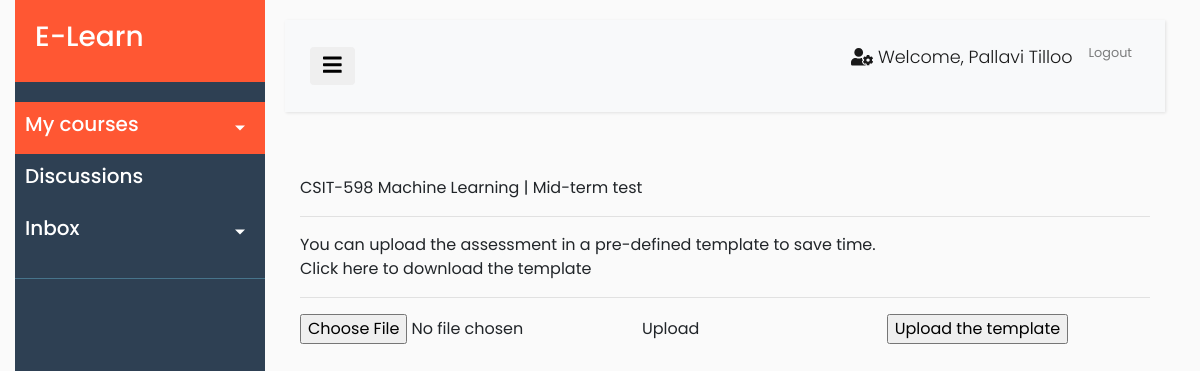
Screenshot of /uploadquestions/6 (signed in) with the database file from the repository.
### ELearn/models.py (models this page shows, shortened)
class Assessment(models.Model):
    assess_id = models.AutoField(primary_key=True)
    assess_name = models.CharField("Assessment Name", max_length=255, blank=False, null=False)
    assess_points = models.IntegerField("Assessment Points", blank=False, null=False, default=100)
    assess_time_limit = models.IntegerField("Time limit (mins.)", default=120, blank=False)
    course = models.ForeignKey(Course, on_delete=models.CASCADE)
    module = models.CharField("Module ID", max_length=255)
    is_published = models.BooleanField("Published", default=False)

class Course(models.Model):
    course_id = models.CharField("Course ID", max_length=255, blank=False, null=False, unique=True)
    course_name = models.CharField("Course Name", max_length=255, blank=False, null=False, unique=True)
    course_desc = models.TextField("Course Description", blank=True)
    instructor = models.ForeignKey(User, db_column="user", null=True, on_delete=models.SET_NULL)
    days = models.CharField("Day", max_length=255)
    timing = models.CharField("Timing", max_length=255)
    mode = models.CharField("Instruction Mode", max_length=255)

### ELearn/views.py (the view, shortened to what this page needs)
# urls.py: path("uploadquestions/<str:assess_id>", views.upload_questions , name='uploadquestions'),
def upload_questions(request, assess_id):
	current_assessment = Assessment.objects.get(assess_id = assess_id)
	return render(request, "ELearn/upload_questions.html", {"assessment":current_assessment})

### ELearn/context_processors.py (called while the page is built)
def get_courses(request):
    course_list = []
    if request.user.is_authenticated:
        current_user = request.user
        course_list = Course.objects.filter(instructor=current_user)
    return{
        'CURRENT_USER_COURSES' : course_list,
    }

### ELearn/templates/ELearn/upload_questions.html (shortened to what this page needs)
{% extends "ELearn/layout.html" %}
{% load crispy_forms_tags %}
{% load widget_tweaks %}
{% block content %}
<form action="" method="POST" enctype="multipart/form-data">
    <div class="container-fluid">
        <div class="row">
            <div class="col">
                {{ assessment.course.course_id }} {{ assessment.course.course_name }} | {{ assessment.assess_name }}
                <hr/>
                    You can upload the assessment in a pre-defined template to save time.
                    <br/>
                    Click here to download the template
                <hr/>
            </div>
        </div>
        <div class="row">
            <div class="col-8">
                <input type="file" name="files" id="assess_file" value="{{assessment.assess_id}}">Upload</input>
            </div>
            <div class="col-4">
                <input type="submit" id="btnUpload" value="Upload the template"/>
            </div>
        </div>
    </div>
</form>
{% endblock %}

### ELearn/templates/ELearn/layout.html (shortened to what this page needs)
<!DOCTYPE html>
<html>
<head>
    {% load static %}
    <link rel="stylesheet" href="https://stackpath.bootstrapcdn.com/bootstrap/4.1.0/css/bootstrap.min.css">
    <link rel="stylesheet" type="text/css" href="{% static 'ELearn/ELearn_Styles.css' %}">
</head>
<body>
    {% if user.is_authenticated %}
    <div class="container-fluid">
        <div class="wrapper">
            <nav id="sidebar">
                <div class="sidebar-header">
                    <a href="{% url 'home' %}">
                        <h3>E-Learn</h3>
                    </a>
                </div>
                <ul class="list-unstyled components">
                    <li class="active">
                        <a href="#homeSubmenu" data-toggle="collapse" aria-expanded="false" class="dropdown-toggle" title="Courses">
                            <div id="sidebar-components">
                                <h5>My courses</h5>
                            </div>
                        </a>
                    </li>
                    <li>
                        <div id="sidebar-components">
                            <a href="#" title="Discussions">
                                <h5>Discussions</h5>
                            </a>
                        </div>
                    </li>
                    <li>
                        <div id="sidebar-components">
                            <a href="#pageSubmenu" data-toggle="collapse" aria-expanded="false" class="dropdown-toggle" title="Inbox">
                                <div id="sidebar-components">
                                    <h5>Inbox</h5>
                                </div>
                            </a>
                        </div>
                    </li>
                </ul>
            </nav>
            <div id="content">
                <nav class="navbar navbar-expand-lg navbar-light bg-light">
                    <div class="container-fluid">
                        <button type="button" id="sidebarCollapse" class="btn">
                            <i class="fas fa-bars fa-lg"></i>
                        </button>
                        <div class="collapse navbar-collapse" id="navbarSupportedContent">
                            <ul class="nav navbar-nav ml-auto">
                                <li class="nav-item active">
                                    <p class="nav-link"><i class='fas fa-user-cog user-icon'></i> Welcome, {{ user.first_name }} {{ user.last_name }}</p>
                                </li>
                                <li class="nav-item active">
                                    <small><a class="nav-link" href="{% url 'logout' %}">Logout</a></small>
                                </li>
                            </ul>
                        </div>
                    </div>
                </nav>
                <br/>
                {% block content %}
                {% endblock %}
            </div>
        </div>
    </div>
    {% else %}
        <meta http-equiv="refresh" content="0; URL='login'" />
    {% endif %}
</body>
</html>

### ELearn/static/ELearn/ELearn_Styles.css (style rules this page uses)
body { font-family: 'Poppins', sans-serif; background: #fafafa; }
p { font-family: 'Poppins', sans-serif; font-size: 1.1em; font-weight: 300; line-height: 1.7em; color: #999; }
a, a:hover, a:focus { color: inherit; text-decoration: none; transition: all 0.3s; }
.navbar { padding: 15px 10px; background: #fff; border: none; border-radius: 0; margin-bottom: 40px; box-shadow: 1px 1px 3px rgba(0, 0, 0, 0.1); }
.wrapper { display: flex; align-items: stretch; }
#sidebar { min-width: 250px; max-width: 250px; background: #2E4053; color: #fff; transition: all 0.3s; }
#sidebar ul li a { text-align: left; }
#sidebar .sidebar-header { padding: 20px; background: #FF5733; }
#sidebar ul.components { padding: 20px 0; border-bottom: 1px solid #47748b; }
#sidebar ul li a { padding: 10px; font-size: 1.1em; display: block; }
#sidebar ul li.active>a, a[aria-expanded="true"] { color: #fff; background: #FF5733; }
a[data-toggle="collapse"] { position: relative; }
.dropdown-toggle::after { display: block; position: absolute; top: 50%; right: 20px; transform: translateY(-50%); }
#content { width: 100%; padding: 20px; min-height: 100vh; transition: all 0.3s; }

### rows the page displays
Assessment: course.course_id "CSIT-598", course.course_name "Machine Learning", assess_name "Mid-term test"

### other values shown
{{ user.first_name }} "Pallavi"
{{ user.last_name }} "Tilloo"
